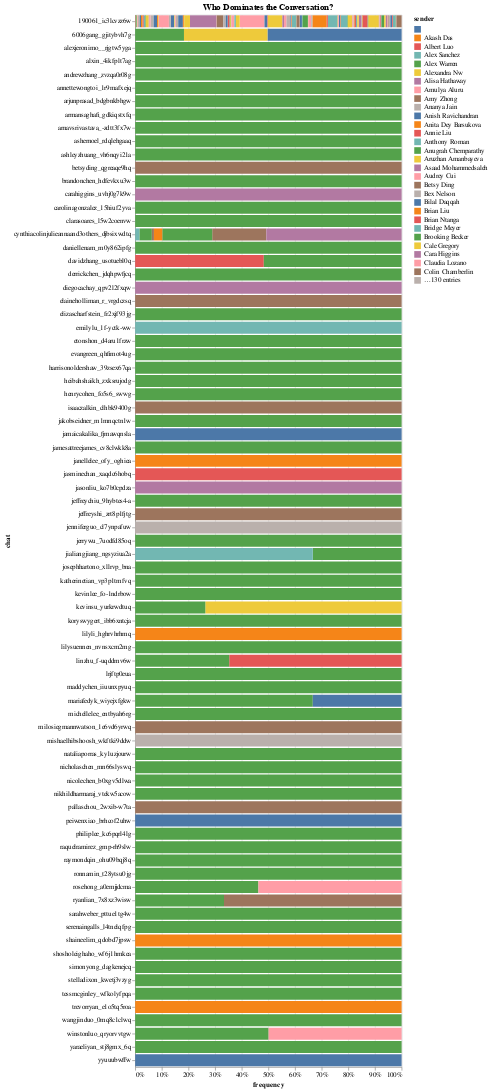

This figure's notebook cell:
### Code cell
alt.Chart(df).mark_bar().encode(
    alt.X('count()', stack='normalize', title='frequency'),
    alt.Y('chat'),
    alt.Color('sender'),
    tooltip=['sender', alt.Tooltip('count()', title='messages')],
).properties(
    title='Who Dominates the Conversation?',
)

### Figure 1 — Vega-Lite specification as saved in the notebook (floating-point values rounded to 4 significant figures; data arrays with more than 128 entries replaced by an {"elided": "..."} marker saying what was removed)
{"config": {"view": {"continuousWidth": 400, "continuousHeight": 300}}, "data": {"name": "data-e4b1a84653a999ec7a13b0aab594fd88"}, "mark": "bar", "encoding": {"color": {"field": "sender", "type": "nominal"}, "tooltip": [{"field": "sender", "type": "nominal"}, {"aggregate": "count", "title": "messages", "type": "quantitative"}], "x": {"aggregate": "count", "stack": "normalize", "title": "frequency", "type": "quantitative"}, "y": {"field": "chat", "type": "nominal"}}, "title": "Who Dominates the Conversation?", "$schema": "https://vega.github.io/schema/vega-lite/v4.17.0.json", "datasets": {"data-e4b1a84653a999ec7a13b0aab594fd88": {"elided": "2476 records"}}}
